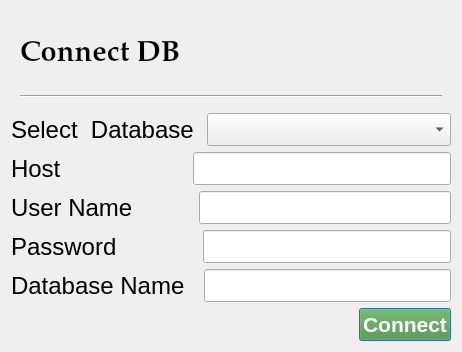
<?xml version="1.0" encoding="UTF-8"?>
<ui version="4.0">
 <class>databasedialog</class>
 <widget class="QDialog" name="databasedialog">
  <property name="geometry">
   <rect>
    <x>0</x>
    <y>0</y>
    <width>462</width>
    <height>352</height>
   </rect>
  </property>
  <property name="windowTitle">
   <string>Dialog</string>
  </property>
  <layout class="QVBoxLayout" name="verticalLayout_3">
   <item>
    <widget class="QWidget" name="widget" native="true">
     <property name="sizePolicy">
      <sizepolicy hsizetype="Expanding" vsizetype="Preferred">
       <horstretch>0</horstretch>
       <verstretch>0</verstretch>
      </sizepolicy>
     </property>
     <layout class="QVBoxLayout" name="verticalLayout_2">
      <item>
       <layout class="QVBoxLayout" name="verticalLayout">
        <item>
         <widget class="QLabel" name="label">
          <property name="font">
           <font>
            <family>Palatino Linotype</family>
            <pointsize>22</pointsize>
            <weight>75</weight>
            <bold>true</bold>
           </font>
          </property>
          <property name="text">
           <string>Connect DB</string>
          </property>
         </widget>
        </item>
        <item>
         <widget class="Line" name="line">
          <property name="orientation">
           <enum>Qt::Horizontal</enum>
          </property>
         </widget>
        </item>
       </layout>
      </item>
     </layout>
    </widget>
   </item>
   <item>
    <layout class="QHBoxLayout" name="horizontalLayout">
     <item>
      <widget class="QLabel" name="label_2">
       <property name="font">
        <font>
         <family>Segoe UI</family>
         <pointsize>18</pointsize>
         <weight>50</weight>
         <italic>false</italic>
         <bold>false</bold>
        </font>
       </property>
       <property name="text">
        <string>Select  Database </string>
       </property>
      </widget>
     </item>
     <item>
      <widget class="QComboBox" name="comboBox">
       <property name="sizePolicy">
        <sizepolicy hsizetype="Expanding" vsizetype="Fixed">
         <horstretch>0</horstretch>
         <verstretch>0</verstretch>
        </sizepolicy>
       </property>
       <property name="font">
        <font>
         <family>Segoe UI</family>
         <pointsize>16</pointsize>
        </font>
       </property>
       <item>
        <property name="text">
         <string/>
        </property>
       </item>
       <item>
        <property name="text">
         <string>Postgres</string>
        </property>
       </item>
       <item>
        <property name="text">
         <string>Ms SQL</string>
        </property>
       </item>
       <item>
        <property name="text">
         <string>Mt SQL</string>
        </property>
       </item>
      </widget>
     </item>
    </layout>
   </item>
   <item>
    <layout class="QHBoxLayout" name="horizontalLayout_2">
     <item>
      <widget class="QLabel" name="label_3">
       <property name="font">
        <font>
         <family>Segoe UI</family>
         <pointsize>18</pointsize>
         <weight>50</weight>
         <italic>false</italic>
         <bold>false</bold>
        </font>
       </property>
       <property name="text">
        <string>Host                   </string>
       </property>
      </widget>
     </item>
     <item>
      <widget class="QLineEdit" name="lineEdit_2">
       <property name="font">
        <font>
         <family>Segoe UI</family>
         <pointsize>16</pointsize>
        </font>
       </property>
      </widget>
     </item>
    </layout>
   </item>
   <item>
    <layout class="QHBoxLayout" name="horizontalLayout_3">
     <item>
      <widget class="QLabel" name="label_4">
       <property name="font">
        <font>
         <family>Segoe UI</family>
         <pointsize>18</pointsize>
         <weight>50</weight>
         <italic>false</italic>
         <bold>false</bold>
        </font>
       </property>
       <property name="text">
        <string>User Name         </string>
       </property>
      </widget>
     </item>
     <item>
      <widget class="QLineEdit" name="lineEdit_3">
       <property name="font">
        <font>
         <family>Segoe UI</family>
         <pointsize>16</pointsize>
        </font>
       </property>
      </widget>
     </item>
    </layout>
   </item>
   <item>
    <layout class="QHBoxLayout" name="horizontalLayout_4">
     <item>
      <widget class="QLabel" name="label_5">
       <property name="font">
        <font>
         <family>Segoe UI</family>
         <pointsize>18</pointsize>
         <weight>50</weight>
         <italic>false</italic>
         <bold>false</bold>
        </font>
       </property>
       <property name="text">
        <string>Password            </string>
       </property>
      </widget>
     </item>
     <item>
      <widget class="QLineEdit" name="lineEdit_4">
       <property name="font">
        <font>
         <family>Segoe UI</family>
         <pointsize>16</pointsize>
        </font>
       </property>
      </widget>
     </item>
    </layout>
   </item>
   <item>
    <layout class="QHBoxLayout" name="horizontalLayout_5">
     <item>
      <widget class="QLabel" name="label_6">
       <property name="font">
        <font>
         <family>Segoe UI</family>
         <pointsize>18</pointsize>
         <weight>50</weight>
         <italic>false</italic>
         <bold>false</bold>
        </font>
       </property>
       <property name="text">
        <string>Database Name  </string>
       </property>
      </widget>
     </item>
     <item>
      <widget class="QLineEdit" name="lineEdit_5">
       <property name="font">
        <font>
         <family>Segoe UI</family>
         <pointsize>16</pointsize>
        </font>
       </property>
      </widget>
     </item>
    </layout>
   </item>
   <item>
    <layout class="QHBoxLayout" name="horizontalLayout_6">
     <item>
      <spacer name="horizontalSpacer">
       <property name="orientation">
        <enum>Qt::Horizontal</enum>
       </property>
       <property name="sizeHint" stdset="0">
        <size>
         <width>388</width>
         <height>20</height>
        </size>
       </property>
      </spacer>
     </item>
     <item>
      <widget class="QPushButton" name="pushButton">
       <property name="sizePolicy">
        <sizepolicy hsizetype="Fixed" vsizetype="Fixed">
         <horstretch>0</horstretch>
         <verstretch>0</verstretch>
        </sizepolicy>
       </property>
       <property name="font">
        <font>
         <family>Segoe UI</family>
         <pointsize>16</pointsize>
         <weight>75</weight>
         <bold>true</bold>
        </font>
       </property>
       <property name="styleSheet">
        <string notr="true">background-color: rgb(78, 144, 54);
color: rgb(255, 255, 255);</string>
       </property>
       <property name="text">
        <string>Connect</string>
       </property>
       <property name="checkable">
        <bool>true</bool>
       </property>
      </widget>
     </item>
    </layout>
   </item>
  </layout>
  <zorder>widget</zorder>
  <zorder>label_2</zorder>
  <zorder>lineEdit</zorder>
  <zorder>layoutWidget</zorder>
  <zorder>layoutWidget_2</zorder>
  <zorder>layoutWidget_3</zorder>
  <zorder>layoutWidget_4</zorder>
  <zorder>pushButton</zorder>
  <zorder>horizontalSpacer</zorder>
 </widget>
 <resources/>
 <connections/>
</ui>
